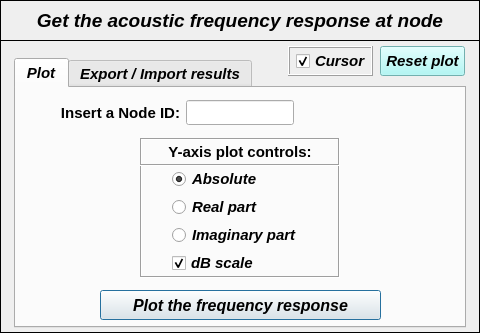
<?xml version="1.0" encoding="UTF-8"?>
<ui version="4.0">
 <class>Dialog</class>
 <widget class="QDialog" name="Dialog">
  <property name="windowModality">
   <enum>Qt::NonModal</enum>
  </property>
  <property name="geometry">
   <rect>
    <x>0</x>
    <y>0</y>
    <width>480</width>
    <height>333</height>
   </rect>
  </property>
  <property name="sizePolicy">
   <sizepolicy hsizetype="Fixed" vsizetype="Expanding">
    <horstretch>0</horstretch>
    <verstretch>0</verstretch>
   </sizepolicy>
  </property>
  <property name="minimumSize">
   <size>
    <width>480</width>
    <height>333</height>
   </size>
  </property>
  <property name="maximumSize">
   <size>
    <width>480</width>
    <height>333</height>
   </size>
  </property>
  <property name="contextMenuPolicy">
   <enum>Qt::DefaultContextMenu</enum>
  </property>
  <property name="windowTitle">
   <string>Plot frequency response</string>
  </property>
  <property name="windowIcon">
   <iconset>
    <normaloff>../../../../../../Downloads/load - Copia.png</normaloff>../../../../../../Downloads/load - Copia.png</iconset>
  </property>
  <property name="whatsThis">
   <string/>
  </property>
  <widget class="QFrame" name="frame">
   <property name="geometry">
    <rect>
     <x>0</x>
     <y>0</y>
     <width>480</width>
     <height>41</height>
    </rect>
   </property>
   <property name="frameShape">
    <enum>QFrame::Box</enum>
   </property>
   <property name="frameShadow">
    <enum>QFrame::Plain</enum>
   </property>
   <property name="lineWidth">
    <number>1</number>
   </property>
   <widget class="QLabel" name="label">
    <property name="geometry">
     <rect>
      <x>14</x>
      <y>6</y>
      <width>452</width>
      <height>30</height>
     </rect>
    </property>
    <property name="minimumSize">
     <size>
      <width>452</width>
      <height>30</height>
     </size>
    </property>
    <property name="maximumSize">
     <size>
      <width>452</width>
      <height>30</height>
     </size>
    </property>
    <property name="font">
     <font>
      <family>Arial</family>
      <pointsize>14</pointsize>
      <weight>75</weight>
      <italic>false</italic>
      <bold>true</bold>
     </font>
    </property>
    <property name="text">
     <string>&lt;html&gt;&lt;head/&gt;&lt;body&gt;&lt;p align=&quot;center&quot;&gt;&lt;span style=&quot; font-style:italic;&quot;&gt;Get the acoustic frequency response at node&lt;/span&gt;&lt;/p&gt;&lt;/body&gt;&lt;/html&gt;</string>
    </property>
    <property name="textFormat">
     <enum>Qt::AutoText</enum>
    </property>
    <property name="alignment">
     <set>Qt::AlignCenter</set>
    </property>
   </widget>
  </widget>
  <widget class="QFrame" name="frame_2">
   <property name="geometry">
    <rect>
     <x>0</x>
     <y>40</y>
     <width>480</width>
     <height>293</height>
    </rect>
   </property>
   <property name="frameShape">
    <enum>QFrame::Box</enum>
   </property>
   <property name="frameShadow">
    <enum>QFrame::Plain</enum>
   </property>
   <widget class="QTabWidget" name="tabWidget_plot_results">
    <property name="geometry">
     <rect>
      <x>14</x>
      <y>18</y>
      <width>452</width>
      <height>270</height>
     </rect>
    </property>
    <property name="minimumSize">
     <size>
      <width>452</width>
      <height>270</height>
     </size>
    </property>
    <property name="maximumSize">
     <size>
      <width>452</width>
      <height>270</height>
     </size>
    </property>
    <property name="font">
     <font>
      <family>Arial</family>
      <pointsize>11</pointsize>
      <weight>75</weight>
      <italic>true</italic>
      <bold>true</bold>
     </font>
    </property>
    <property name="currentIndex">
     <number>0</number>
    </property>
    <widget class="QWidget" name="tab_plot">
     <attribute name="title">
      <string>Plot</string>
     </attribute>
     <widget class="QFrame" name="frame_4">
      <property name="geometry">
       <rect>
        <x>124</x>
        <y>50</y>
        <width>200</width>
        <height>140</height>
       </rect>
      </property>
      <property name="minimumSize">
       <size>
        <width>200</width>
        <height>140</height>
       </size>
      </property>
      <property name="maximumSize">
       <size>
        <width>200</width>
        <height>140</height>
       </size>
      </property>
      <property name="sizeIncrement">
       <size>
        <width>0</width>
        <height>110</height>
       </size>
      </property>
      <property name="frameShape">
       <enum>QFrame::Box</enum>
      </property>
      <property name="frameShadow">
       <enum>QFrame::Sunken</enum>
      </property>
      <widget class="QLabel" name="label_8">
       <property name="enabled">
        <bool>true</bool>
       </property>
       <property name="geometry">
        <rect>
         <x>0</x>
         <y>0</y>
         <width>200</width>
         <height>28</height>
        </rect>
       </property>
       <property name="sizePolicy">
        <sizepolicy hsizetype="Preferred" vsizetype="Expanding">
         <horstretch>0</horstretch>
         <verstretch>0</verstretch>
        </sizepolicy>
       </property>
       <property name="minimumSize">
        <size>
         <width>200</width>
         <height>28</height>
        </size>
       </property>
       <property name="maximumSize">
        <size>
         <width>200</width>
         <height>28</height>
        </size>
       </property>
       <property name="font">
        <font>
         <family>Arial</family>
         <pointsize>11</pointsize>
         <weight>75</weight>
         <italic>false</italic>
         <bold>true</bold>
        </font>
       </property>
       <property name="frameShape">
        <enum>QFrame::Box</enum>
       </property>
       <property name="frameShadow">
        <enum>QFrame::Sunken</enum>
       </property>
       <property name="text">
        <string>&lt;!DOCTYPE HTML PUBLIC &quot;-//W3C//DTD HTML 4.0//EN&quot; &quot;http://www.w3.org/TR/REC-html40/strict.dtd&quot;&gt;
&lt;html&gt;&lt;head&gt;&lt;meta name=&quot;qrichtext&quot; content=&quot;1&quot; /&gt;&lt;style type=&quot;text/css&quot;&gt;
p, li { white-space: pre-wrap; }
&lt;/style&gt;&lt;/head&gt;&lt;body style=&quot; font-family:'Arial'; font-size:11pt; font-weight:600; font-style:normal;&quot;&gt;
&lt;p align=&quot;center&quot; style=&quot; margin-top:12px; margin-bottom:12px; margin-left:0px; margin-right:0px; -qt-block-indent:0; text-indent:0px;&quot;&gt;Y-axis plot controls:&lt;/p&gt;&lt;/body&gt;&lt;/html&gt;</string>
       </property>
       <property name="textFormat">
        <enum>Qt::AutoText</enum>
       </property>
       <property name="scaledContents">
        <bool>false</bool>
       </property>
       <property name="alignment">
        <set>Qt::AlignCenter</set>
       </property>
       <property name="wordWrap">
        <bool>false</bool>
       </property>
       <property name="indent">
        <number>0</number>
       </property>
      </widget>
      <widget class="QWidget" name="verticalLayoutWidget_3">
       <property name="geometry">
        <rect>
         <x>32</x>
         <y>30</y>
         <width>152</width>
         <height>108</height>
        </rect>
       </property>
       <layout class="QVBoxLayout" name="verticalLayout_3">
        <item>
         <widget class="QRadioButton" name="radioButton_plotAbs">
          <property name="minimumSize">
           <size>
            <width>150</width>
            <height>22</height>
           </size>
          </property>
          <property name="maximumSize">
           <size>
            <width>150</width>
            <height>22</height>
           </size>
          </property>
          <property name="font">
           <font>
            <family>Arial</family>
            <pointsize>11</pointsize>
            <weight>75</weight>
            <italic>true</italic>
            <bold>true</bold>
           </font>
          </property>
          <property name="text">
           <string>Absolute</string>
          </property>
          <property name="iconSize">
           <size>
            <width>30</width>
            <height>30</height>
           </size>
          </property>
          <property name="checked">
           <bool>true</bool>
          </property>
         </widget>
        </item>
        <item>
         <widget class="QRadioButton" name="radioButton_plotReal">
          <property name="minimumSize">
           <size>
            <width>150</width>
            <height>22</height>
           </size>
          </property>
          <property name="maximumSize">
           <size>
            <width>150</width>
            <height>22</height>
           </size>
          </property>
          <property name="font">
           <font>
            <family>Arial</family>
            <pointsize>11</pointsize>
            <weight>75</weight>
            <italic>true</italic>
            <bold>true</bold>
           </font>
          </property>
          <property name="text">
           <string>Real part</string>
          </property>
         </widget>
        </item>
        <item>
         <widget class="QRadioButton" name="radioButton_plotImag">
          <property name="minimumSize">
           <size>
            <width>150</width>
            <height>22</height>
           </size>
          </property>
          <property name="maximumSize">
           <size>
            <width>150</width>
            <height>22</height>
           </size>
          </property>
          <property name="font">
           <font>
            <family>Arial</family>
            <pointsize>11</pointsize>
            <weight>75</weight>
            <italic>true</italic>
            <bold>true</bold>
           </font>
          </property>
          <property name="text">
           <string>Imaginary part</string>
          </property>
         </widget>
        </item>
        <item>
         <widget class="QCheckBox" name="checkBox_dB">
          <property name="minimumSize">
           <size>
            <width>150</width>
            <height>22</height>
           </size>
          </property>
          <property name="maximumSize">
           <size>
            <width>150</width>
            <height>22</height>
           </size>
          </property>
          <property name="font">
           <font>
            <family>Arial</family>
            <pointsize>11</pointsize>
            <weight>75</weight>
            <italic>true</italic>
            <bold>true</bold>
           </font>
          </property>
          <property name="text">
           <string>dB scale</string>
          </property>
          <property name="checked">
           <bool>true</bool>
          </property>
         </widget>
        </item>
       </layout>
      </widget>
     </widget>
     <widget class="QPushButton" name="pushButton">
      <property name="geometry">
       <rect>
        <x>84</x>
        <y>202</y>
        <width>281</width>
        <height>30</height>
       </rect>
      </property>
      <property name="minimumSize">
       <size>
        <width>0</width>
        <height>30</height>
       </size>
      </property>
      <property name="maximumSize">
       <size>
        <width>16777215</width>
        <height>30</height>
       </size>
      </property>
      <property name="font">
       <font>
        <family>Arial</family>
        <pointsize>12</pointsize>
        <weight>75</weight>
        <italic>true</italic>
        <bold>true</bold>
       </font>
      </property>
      <property name="text">
       <string>Plot the frequency response</string>
      </property>
     </widget>
     <widget class="QLabel" name="label_3">
      <property name="geometry">
       <rect>
        <x>42</x>
        <y>12</y>
        <width>125</width>
        <height>25</height>
       </rect>
      </property>
      <property name="minimumSize">
       <size>
        <width>0</width>
        <height>25</height>
       </size>
      </property>
      <property name="maximumSize">
       <size>
        <width>16777215</width>
        <height>25</height>
       </size>
      </property>
      <property name="font">
       <font>
        <family>Arial</family>
        <pointsize>11</pointsize>
        <weight>75</weight>
        <italic>false</italic>
        <bold>true</bold>
       </font>
      </property>
      <property name="text">
       <string>Insert a Node ID:</string>
      </property>
      <property name="alignment">
       <set>Qt::AlignCenter</set>
      </property>
     </widget>
     <widget class="QLineEdit" name="lineEdit_nodeID">
      <property name="geometry">
       <rect>
        <x>170</x>
        <y>12</y>
        <width>108</width>
        <height>25</height>
       </rect>
      </property>
      <property name="minimumSize">
       <size>
        <width>108</width>
        <height>25</height>
       </size>
      </property>
      <property name="maximumSize">
       <size>
        <width>108</width>
        <height>25</height>
       </size>
      </property>
      <property name="font">
       <font>
        <family>Arial</family>
        <pointsize>11</pointsize>
        <weight>75</weight>
        <italic>true</italic>
        <bold>true</bold>
       </font>
      </property>
      <property name="styleSheet">
       <string notr="true">color: rgb(0, 0, 255);</string>
      </property>
      <property name="text">
       <string/>
      </property>
      <property name="alignment">
       <set>Qt::AlignCenter</set>
      </property>
     </widget>
    </widget>
    <widget class="QWidget" name="tab_export_import">
     <attribute name="title">
      <string>Export / Import results</string>
     </attribute>
     <widget class="QTabWidget" name="tabWidget_2">
      <property name="geometry">
       <rect>
        <x>8</x>
        <y>20</y>
        <width>433</width>
        <height>195</height>
       </rect>
      </property>
      <property name="font">
       <font>
        <family>Arial</family>
        <pointsize>11</pointsize>
        <weight>75</weight>
        <italic>true</italic>
        <bold>true</bold>
       </font>
      </property>
      <property name="currentIndex">
       <number>0</number>
      </property>
      <widget class="QWidget" name="tab_3">
       <attribute name="title">
        <string>Export</string>
       </attribute>
       <widget class="QWidget" name="horizontalLayoutWidget">
        <property name="geometry">
         <rect>
          <x>133</x>
          <y>10</y>
          <width>249</width>
          <height>27</height>
         </rect>
        </property>
        <layout class="QHBoxLayout" name="horizontalLayout">
         <item>
          <widget class="QRadioButton" name="radioButton_Absolute">
           <property name="minimumSize">
            <size>
             <width>90</width>
             <height>25</height>
            </size>
           </property>
           <property name="maximumSize">
            <size>
             <width>90</width>
             <height>25</height>
            </size>
           </property>
           <property name="text">
            <string>Absolute</string>
           </property>
           <property name="checked">
            <bool>true</bool>
           </property>
          </widget>
         </item>
         <item>
          <widget class="QRadioButton" name="radioButton_Real_Imaginary">
           <property name="minimumSize">
            <size>
             <width>140</width>
             <height>25</height>
            </size>
           </property>
           <property name="maximumSize">
            <size>
             <width>140</width>
             <height>25</height>
            </size>
           </property>
           <property name="text">
            <string>Real / Imaginary</string>
           </property>
           <property name="checked">
            <bool>false</bool>
           </property>
          </widget>
         </item>
        </layout>
       </widget>
       <widget class="QToolButton" name="toolButton_ExportResults">
        <property name="geometry">
         <rect>
          <x>154</x>
          <y>124</y>
          <width>120</width>
          <height>30</height>
         </rect>
        </property>
        <property name="minimumSize">
         <size>
          <width>120</width>
          <height>30</height>
         </size>
        </property>
        <property name="maximumSize">
         <size>
          <width>120</width>
          <height>30</height>
         </size>
        </property>
        <property name="font">
         <font>
          <family>Arial</family>
          <pointsize>12</pointsize>
          <weight>75</weight>
          <italic>true</italic>
          <bold>true</bold>
         </font>
        </property>
        <property name="text">
         <string>Export results</string>
        </property>
       </widget>
       <widget class="QLabel" name="label_5">
        <property name="geometry">
         <rect>
          <x>2</x>
          <y>86</y>
          <width>125</width>
          <height>25</height>
         </rect>
        </property>
        <property name="minimumSize">
         <size>
          <width>125</width>
          <height>25</height>
         </size>
        </property>
        <property name="maximumSize">
         <size>
          <width>125</width>
          <height>25</height>
         </size>
        </property>
        <property name="font">
         <font>
          <family>Arial</family>
          <pointsize>11</pointsize>
          <weight>75</weight>
          <italic>false</italic>
          <bold>true</bold>
         </font>
        </property>
        <property name="text">
         <string>Choose a folder:</string>
        </property>
        <property name="alignment">
         <set>Qt::AlignRight|Qt::AlignTrailing|Qt::AlignVCenter</set>
        </property>
       </widget>
       <widget class="QLineEdit" name="lineEdit_SaveResultsPath">
        <property name="geometry">
         <rect>
          <x>132</x>
          <y>86</y>
          <width>221</width>
          <height>25</height>
         </rect>
        </property>
        <property name="minimumSize">
         <size>
          <width>0</width>
          <height>25</height>
         </size>
        </property>
        <property name="maximumSize">
         <size>
          <width>16777215</width>
          <height>25</height>
         </size>
        </property>
        <property name="font">
         <font>
          <pointsize>9</pointsize>
          <weight>50</weight>
          <italic>true</italic>
          <bold>false</bold>
         </font>
        </property>
        <property name="layoutDirection">
         <enum>Qt::LeftToRight</enum>
        </property>
        <property name="alignment">
         <set>Qt::AlignCenter</set>
        </property>
       </widget>
       <widget class="QToolButton" name="toolButton_ChooseFolderExport">
        <property name="geometry">
         <rect>
          <x>358</x>
          <y>86</y>
          <width>60</width>
          <height>25</height>
         </rect>
        </property>
        <property name="minimumSize">
         <size>
          <width>60</width>
          <height>25</height>
         </size>
        </property>
        <property name="maximumSize">
         <size>
          <width>60</width>
          <height>25</height>
         </size>
        </property>
        <property name="font">
         <font>
          <family>Arial</family>
          <pointsize>11</pointsize>
          <weight>75</weight>
          <italic>true</italic>
          <bold>true</bold>
         </font>
        </property>
        <property name="text">
         <string>Search</string>
        </property>
       </widget>
       <widget class="QLineEdit" name="lineEdit_FileName">
        <property name="geometry">
         <rect>
          <x>132</x>
          <y>46</y>
          <width>221</width>
          <height>25</height>
         </rect>
        </property>
        <property name="minimumSize">
         <size>
          <width>0</width>
          <height>25</height>
         </size>
        </property>
        <property name="maximumSize">
         <size>
          <width>16777215</width>
          <height>25</height>
         </size>
        </property>
        <property name="font">
         <font>
          <pointsize>10</pointsize>
          <weight>75</weight>
          <italic>true</italic>
          <bold>true</bold>
         </font>
        </property>
        <property name="layoutDirection">
         <enum>Qt::LeftToRight</enum>
        </property>
        <property name="text">
         <string/>
        </property>
        <property name="alignment">
         <set>Qt::AlignCenter</set>
        </property>
       </widget>
       <widget class="QLabel" name="label_6">
        <property name="geometry">
         <rect>
          <x>2</x>
          <y>46</y>
          <width>125</width>
          <height>25</height>
         </rect>
        </property>
        <property name="minimumSize">
         <size>
          <width>125</width>
          <height>25</height>
         </size>
        </property>
        <property name="maximumSize">
         <size>
          <width>125</width>
          <height>25</height>
         </size>
        </property>
        <property name="font">
         <font>
          <family>Arial</family>
          <pointsize>11</pointsize>
          <weight>75</weight>
          <italic>false</italic>
          <bold>true</bold>
         </font>
        </property>
        <property name="text">
         <string>Insert a name:</string>
        </property>
        <property name="scaledContents">
         <bool>false</bool>
        </property>
        <property name="alignment">
         <set>Qt::AlignRight|Qt::AlignTrailing|Qt::AlignVCenter</set>
        </property>
       </widget>
       <widget class="QLabel" name="label_7">
        <property name="geometry">
         <rect>
          <x>24</x>
          <y>14</y>
          <width>100</width>
          <height>20</height>
         </rect>
        </property>
        <property name="minimumSize">
         <size>
          <width>100</width>
          <height>20</height>
         </size>
        </property>
        <property name="maximumSize">
         <size>
          <width>90</width>
          <height>20</height>
         </size>
        </property>
        <property name="font">
         <font>
          <family>Arial</family>
          <pointsize>11</pointsize>
          <weight>75</weight>
          <italic>false</italic>
          <bold>true</bold>
         </font>
        </property>
        <property name="text">
         <string>Data to save:</string>
        </property>
        <property name="scaledContents">
         <bool>false</bool>
        </property>
        <property name="alignment">
         <set>Qt::AlignCenter</set>
        </property>
       </widget>
      </widget>
      <widget class="QWidget" name="tab_4">
       <attribute name="title">
        <string>Import</string>
       </attribute>
       <widget class="QPushButton" name="pushButton_AddImportedPlot">
        <property name="geometry">
         <rect>
          <x>60</x>
          <y>120</y>
          <width>310</width>
          <height>30</height>
         </rect>
        </property>
        <property name="minimumSize">
         <size>
          <width>310</width>
          <height>30</height>
         </size>
        </property>
        <property name="maximumSize">
         <size>
          <width>310</width>
          <height>30</height>
         </size>
        </property>
        <property name="font">
         <font>
          <family>Arial</family>
          <pointsize>12</pointsize>
          <weight>75</weight>
          <italic>true</italic>
          <bold>true</bold>
         </font>
        </property>
        <property name="text">
         <string>Add imported results to the main plot</string>
        </property>
       </widget>
       <widget class="QSpinBox" name="spinBox">
        <property name="geometry">
         <rect>
          <x>270</x>
          <y>72</y>
          <width>42</width>
          <height>25</height>
         </rect>
        </property>
        <property name="minimumSize">
         <size>
          <width>0</width>
          <height>25</height>
         </size>
        </property>
        <property name="maximumSize">
         <size>
          <width>16777215</width>
          <height>25</height>
         </size>
        </property>
        <property name="maximum">
         <number>10</number>
        </property>
       </widget>
       <widget class="QLabel" name="label_10">
        <property name="geometry">
         <rect>
          <x>106</x>
          <y>72</y>
          <width>160</width>
          <height>25</height>
         </rect>
        </property>
        <property name="minimumSize">
         <size>
          <width>160</width>
          <height>25</height>
         </size>
        </property>
        <property name="maximumSize">
         <size>
          <width>160</width>
          <height>25</height>
         </size>
        </property>
        <property name="font">
         <font>
          <family>Arial</family>
          <pointsize>11</pointsize>
          <weight>75</weight>
          <italic>false</italic>
          <bold>true</bold>
         </font>
        </property>
        <property name="text">
         <string>Header rows to skip:</string>
        </property>
        <property name="alignment">
         <set>Qt::AlignCenter</set>
        </property>
       </widget>
       <widget class="QLabel" name="label_9">
        <property name="geometry">
         <rect>
          <x>18</x>
          <y>26</y>
          <width>100</width>
          <height>25</height>
         </rect>
        </property>
        <property name="minimumSize">
         <size>
          <width>100</width>
          <height>25</height>
         </size>
        </property>
        <property name="maximumSize">
         <size>
          <width>100</width>
          <height>25</height>
         </size>
        </property>
        <property name="font">
         <font>
          <family>Arial</family>
          <pointsize>11</pointsize>
          <weight>75</weight>
          <italic>false</italic>
          <bold>true</bold>
         </font>
        </property>
        <property name="text">
         <string>Load results:</string>
        </property>
        <property name="alignment">
         <set>Qt::AlignCenter</set>
        </property>
       </widget>
       <widget class="QLineEdit" name="lineEdit_ImportResultsPath">
        <property name="geometry">
         <rect>
          <x>120</x>
          <y>26</y>
          <width>229</width>
          <height>25</height>
         </rect>
        </property>
        <property name="minimumSize">
         <size>
          <width>0</width>
          <height>25</height>
         </size>
        </property>
        <property name="maximumSize">
         <size>
          <width>16777215</width>
          <height>25</height>
         </size>
        </property>
        <property name="font">
         <font>
          <pointsize>9</pointsize>
          <weight>50</weight>
          <italic>true</italic>
          <bold>false</bold>
         </font>
        </property>
        <property name="layoutDirection">
         <enum>Qt::LeftToRight</enum>
        </property>
        <property name="alignment">
         <set>Qt::AlignCenter</set>
        </property>
       </widget>
       <widget class="QToolButton" name="toolButton_ChooseFolderImport">
        <property name="geometry">
         <rect>
          <x>354</x>
          <y>26</y>
          <width>60</width>
          <height>25</height>
         </rect>
        </property>
        <property name="minimumSize">
         <size>
          <width>0</width>
          <height>25</height>
         </size>
        </property>
        <property name="maximumSize">
         <size>
          <width>65</width>
          <height>25</height>
         </size>
        </property>
        <property name="sizeIncrement">
         <size>
          <width>65</width>
          <height>25</height>
         </size>
        </property>
        <property name="font">
         <font>
          <family>Arial</family>
          <pointsize>11</pointsize>
          <weight>75</weight>
          <italic>true</italic>
          <bold>true</bold>
         </font>
        </property>
        <property name="text">
         <string>Search</string>
        </property>
       </widget>
      </widget>
     </widget>
    </widget>
   </widget>
   <widget class="QToolButton" name="toolButton_ResetPlot">
    <property name="geometry">
     <rect>
      <x>380</x>
      <y>6</y>
      <width>85</width>
      <height>30</height>
     </rect>
    </property>
    <property name="minimumSize">
     <size>
      <width>85</width>
      <height>30</height>
     </size>
    </property>
    <property name="maximumSize">
     <size>
      <width>85</width>
      <height>30</height>
     </size>
    </property>
    <property name="font">
     <font>
      <family>Arial</family>
      <pointsize>11</pointsize>
      <weight>75</weight>
      <italic>true</italic>
      <bold>true</bold>
     </font>
    </property>
    <property name="styleSheet">
     <string notr="true">background-color: rgb(159, 247, 245);</string>
    </property>
    <property name="text">
     <string>Reset plot</string>
    </property>
   </widget>
   <widget class="QFrame" name="frame_6">
    <property name="geometry">
     <rect>
      <x>288</x>
      <y>6</y>
      <width>85</width>
      <height>30</height>
     </rect>
    </property>
    <property name="minimumSize">
     <size>
      <width>85</width>
      <height>30</height>
     </size>
    </property>
    <property name="maximumSize">
     <size>
      <width>85</width>
      <height>30</height>
     </size>
    </property>
    <property name="sizeIncrement">
     <size>
      <width>0</width>
      <height>110</height>
     </size>
    </property>
    <property name="frameShape">
     <enum>QFrame::Box</enum>
    </property>
    <property name="frameShadow">
     <enum>QFrame::Raised</enum>
    </property>
    <widget class="QCheckBox" name="checkBox_cursor">
     <property name="geometry">
      <rect>
       <x>8</x>
       <y>2</y>
       <width>75</width>
       <height>26</height>
      </rect>
     </property>
     <property name="minimumSize">
      <size>
       <width>75</width>
       <height>26</height>
      </size>
     </property>
     <property name="maximumSize">
      <size>
       <width>75</width>
       <height>26</height>
      </size>
     </property>
     <property name="font">
      <font>
       <family>Arial</family>
       <pointsize>11</pointsize>
       <weight>75</weight>
       <italic>true</italic>
       <bold>true</bold>
      </font>
     </property>
     <property name="text">
      <string>Cursor</string>
     </property>
     <property name="checked">
      <bool>true</bool>
     </property>
    </widget>
   </widget>
  </widget>
 </widget>
 <resources/>
 <connections/>
</ui>
